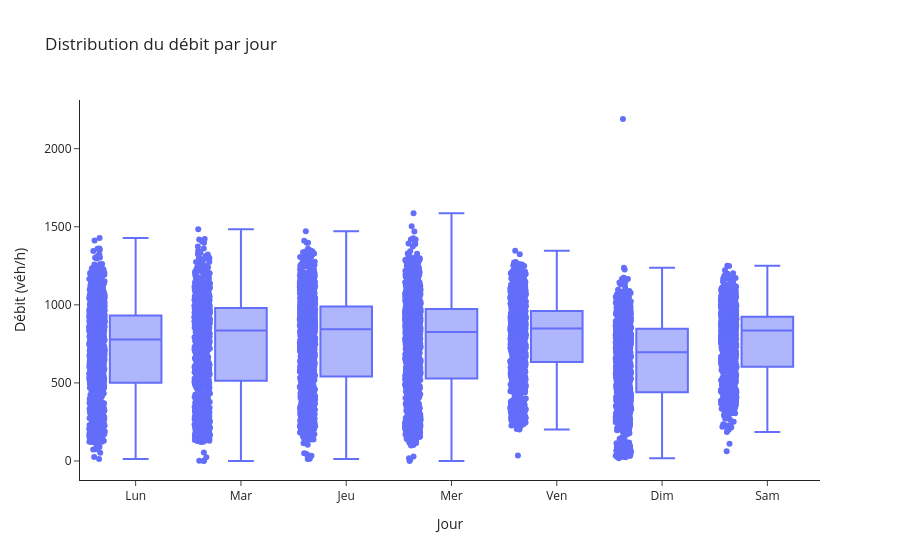

The notebook cell saved with this chart:
### Code cell
box = df_axe.dropna(subset=['Débit horaire']).copy()
fig = px.box(
    box, x='jour_semaine', y='Débit horaire', points='all',
    title=f"Distribution du débit par jour",
    labels={'jour_semaine':'Jour','Débit horaire':'Débit (véh/h)'}
)
fig.update_layout(template='simple_white')
fig.show()

### Figure 1 — Plotly figure (JSON) as saved in the notebook; plotly's stock layout.template omitted (floating-point values rounded to 4 significant figures; data arrays with more than 128 entries replaced by an {"elided": "..."} marker saying what was removed)
{"data": [{"alignmentgroup": "True", "boxpoints": "all", "hovertemplate": "Jour=%{x}<br>Débit (véh/h)=%{y}<extra></extra>", "legendgroup": "", "marker": {"color": "#636efa"}, "name": "", "notched": false, "offsetgroup": "", "orientation": "v", "showlegend": false, "type": "box", "x": {"elided": "8174 str values"}, "x0": " ", "xaxis": "x", "y": {"elided": "8174 float values"}, "y0": " ", "yaxis": "y"}], "layout": {"boxmode": "group", "legend": {"tracegroupgap": 0}, "title": {"text": "Distribution du débit par jour"}, "xaxis": {"anchor": "y", "domain": [0, 1], "title": {"text": "Jour"}}, "yaxis": {"anchor": "x", "domain": [0, 1], "title": {"text": "Débit (véh/h)"}}}}
